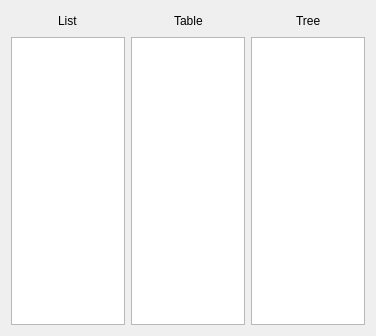
<?xml version="1.0" encoding="UTF-8"?>
<ui version="4.0">
 <class>Widget</class>
 <widget class="QWidget" name="Widget">
  <property name="geometry">
   <rect>
    <x>0</x>
    <y>0</y>
    <width>376</width>
    <height>336</height>
   </rect>
  </property>
  <property name="windowTitle">
   <string>Widget</string>
  </property>
  <layout class="QHBoxLayout" name="horizontalLayout_4">
   <item>
    <layout class="QVBoxLayout" name="verticalLayout">
     <item>
      <layout class="QHBoxLayout" name="horizontalLayout">
       <item>
        <spacer name="horizontalSpacer">
         <property name="orientation">
          <enum>Qt::Horizontal</enum>
         </property>
         <property name="sizeHint" stdset="0">
          <size>
           <width>40</width>
           <height>20</height>
          </size>
         </property>
        </spacer>
       </item>
       <item>
        <widget class="QLabel" name="label">
         <property name="text">
          <string>List</string>
         </property>
        </widget>
       </item>
       <item>
        <spacer name="horizontalSpacer_2">
         <property name="orientation">
          <enum>Qt::Horizontal</enum>
         </property>
         <property name="sizeHint" stdset="0">
          <size>
           <width>40</width>
           <height>20</height>
          </size>
         </property>
        </spacer>
       </item>
      </layout>
     </item>
     <item>
      <widget class="QListView" name="listView"/>
     </item>
    </layout>
   </item>
   <item>
    <layout class="QVBoxLayout" name="verticalLayout_2">
     <item>
      <layout class="QHBoxLayout" name="horizontalLayout_2">
       <item>
        <spacer name="horizontalSpacer_3">
         <property name="orientation">
          <enum>Qt::Horizontal</enum>
         </property>
         <property name="sizeHint" stdset="0">
          <size>
           <width>40</width>
           <height>20</height>
          </size>
         </property>
        </spacer>
       </item>
       <item>
        <widget class="QLabel" name="label_2">
         <property name="text">
          <string>Table</string>
         </property>
        </widget>
       </item>
       <item>
        <spacer name="horizontalSpacer_4">
         <property name="orientation">
          <enum>Qt::Horizontal</enum>
         </property>
         <property name="sizeHint" stdset="0">
          <size>
           <width>40</width>
           <height>20</height>
          </size>
         </property>
        </spacer>
       </item>
      </layout>
     </item>
     <item>
      <widget class="QTableView" name="tableView"/>
     </item>
    </layout>
   </item>
   <item>
    <layout class="QVBoxLayout" name="verticalLayout_3">
     <item>
      <layout class="QHBoxLayout" name="horizontalLayout_3">
       <item>
        <spacer name="horizontalSpacer_5">
         <property name="orientation">
          <enum>Qt::Horizontal</enum>
         </property>
         <property name="sizeHint" stdset="0">
          <size>
           <width>40</width>
           <height>20</height>
          </size>
         </property>
        </spacer>
       </item>
       <item>
        <widget class="QLabel" name="label_3">
         <property name="text">
          <string>Tree</string>
         </property>
        </widget>
       </item>
       <item>
        <spacer name="horizontalSpacer_6">
         <property name="orientation">
          <enum>Qt::Horizontal</enum>
         </property>
         <property name="sizeHint" stdset="0">
          <size>
           <width>40</width>
           <height>20</height>
          </size>
         </property>
        </spacer>
       </item>
      </layout>
     </item>
     <item>
      <widget class="QTreeView" name="treeView"/>
     </item>
    </layout>
   </item>
  </layout>
 </widget>
 <resources/>
 <connections/>
</ui>
